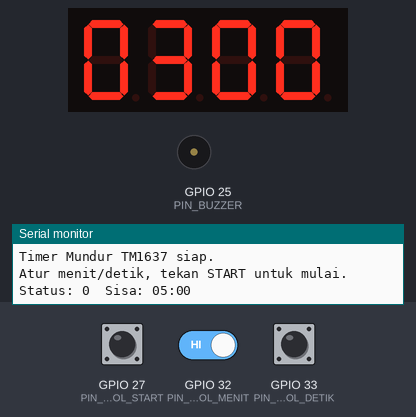
Simulated run of this sketch. Board: ESP32. Shown: 4-digit seven-segment display, buzzer (waves = sounding, pin HIGH), the last lines printed to the serial monitor. The test bench sets the inputs (shaded band); at power-on: GPIO 27 (PIN_TOMBOL_START) HIGH, GPIO 32 (PIN_TOMBOL_MENIT) HIGH, GPIO 33 (PIN_TOMBOL_DETIK) HIGH.

Above: at 1.2 s.
1.3 s: GPIO 27 (PIN_TOMBOL_START) pulled LOW for 0.15 s
At 3.2 s:
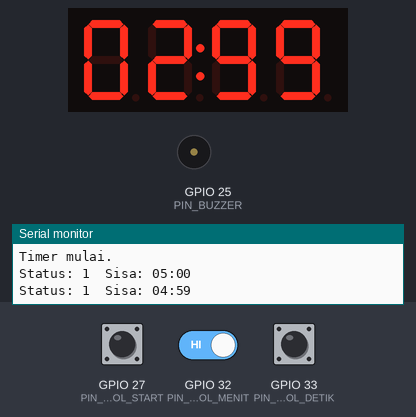
3.9 s: GPIO 27 (PIN_TOMBOL_START) pulled LOW for 1 s
At 6.1 s:
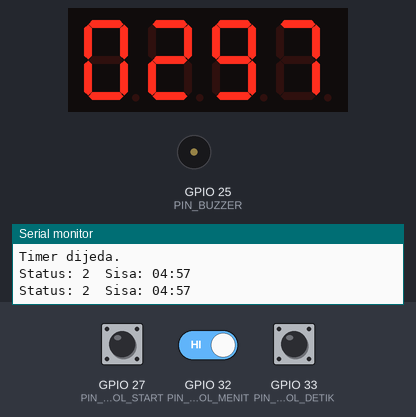
6.4 s: GPIO 27 (PIN_TOMBOL_START) pulled LOW for 0.15 s
At 8.3 s:
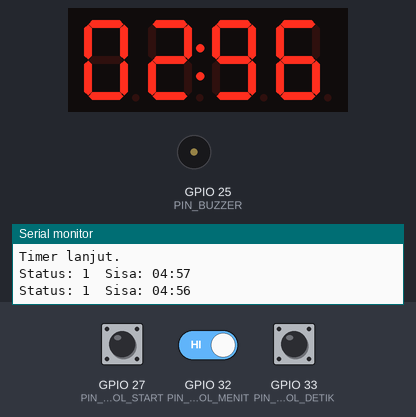
9.5 s: GPIO 27 (PIN_TOMBOL_START) driven LOW and GPIO 32 (PIN_TOMBOL_MENIT) driven LOW
At 12.1 s:
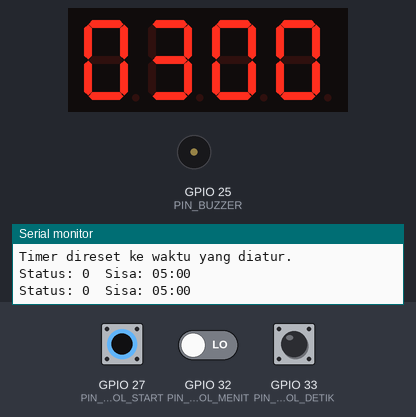
12.5 s: GPIO 33 (PIN_TOMBOL_DETIK) pulled LOW for 0.15 s
At 13.8 s:
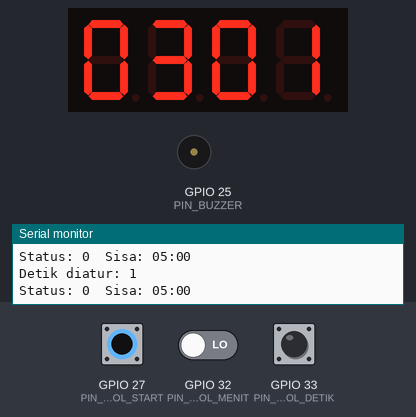
14.1 s: GPIO 33 (PIN_TOMBOL_DETIK) pulled LOW for 1 s
At 16.4 s:
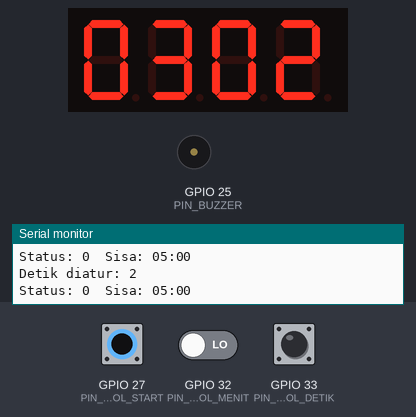
Timing chart, 0 to 17.6 s (numbered marks = the images above; inputs shaded):
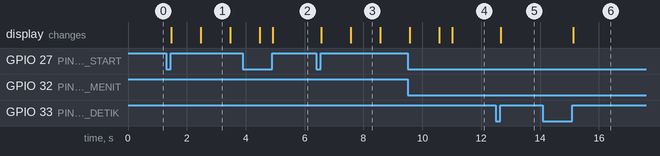

Measured:
- after the input at 1.3 s, the display: first changes after 0.17 s (image 1 shows a later state)
- after the input at 6.4 s, the display: first changes after 0.17 s (image 3 shows a later state)
- after the input at 12.5 s, the display: changes after 0.17 s (image 5)
- after the input at 14.1 s, the display: changes after 1.0 s (image 6)

The sketch:

TimerMundurTm1637.ino
```cpp
// TimerMundurTm1637.ino — Timer mundur MM:SS dengan modul TM1637
//
// ESP32 DevKit menghitung mundur dari waktu yang diatur lewat tiga
// tombol, menampilkan MM:SS di modul 7-segmen TM1637, dan membunyikan
// buzzer aktif saat hitungan mencapai nol. Tombol START/STOP menjeda
// dan melanjutkan hitungan; tahan tombol itu 1,5 detik untuk kembali
// ke mode atur (reset) dengan waktu yang sama seperti sebelum jalan.
//
// Library yang dipakai:
//   - TM1637 1.2.0 (Avishorp) — driver modul 4 digit 7-segmen TM1637.
//     Pasang lewat Library Manager Arduino IDE / arduino-cli:
//     arduino-cli lib install "TM1637"
//     (header yang dipakai: TM1637Display.h, kelas TM1637Display)
//
// Perilaku tombol (semua aktif LOW, INPUT_PULLUP):
//   - SET menit  : tiap tekan +1 menit (0..99, lalu kembali ke 0).
//   - SET detik  : tiap tekan +1 detik (0..59, lalu kembali ke 0).
//   - START/STOP : tekan singkat = mulai / jeda / lanjut.
//                  tahan 1,5 detik saat jeda atau selesai = reset ke
//                  waktu yang diatur (mode atur).
//   - Saat timer selesai: buzzer bunyi 3 kali, layar berkedip 00:00.
//     Tekan SET menit atau SET detik untuk kembali mengatur waktu.

#include <TM1637Display.h>

// ---------------- Pin ----------------
const uint8_t PIN_TM1637_CLK = 18;    // CLK modul TM1637
const uint8_t PIN_TM1637_DIO = 19;    // DIO modul TM1637
const uint8_t PIN_TOMBOL_MENIT = 32;  // SET menit, aktif LOW
const uint8_t PIN_TOMBOL_DETIK = 33;  // SET detik, aktif LOW
const uint8_t PIN_TOMBOL_START = 27;  // START/STOP, aktif LOW
const uint8_t PIN_BUZZER = 25;        // buzzer aktif, HIGH = bunyi

// ---------------- Konstanta waktu ----------------
const uint8_t MENIT_MAKSIMAL = 99;      // menit tertinggi yang bisa diatur
const uint8_t DETIK_MAKSIMAL = 59;      // detik tertinggi yang bisa diatur
const uint8_t DETIK_PER_MENIT = 60;     // 60 detik = 1 menit
const uint8_t KECERAHAN_LAYAR = 7;      // 0..7, 7 = paling terang
const uint8_t BIT_TITIK_DUA = 0x40;     // bit colon (tengah) TM1637

// ---------------- Konstanta tombol ----------------
const unsigned long DEBOUNCE_TOMBOL_MS = 50;    // abaikan pantulan tombol
const unsigned long TAHAN_RESET_MS = 1500;      // tahan START = reset
const unsigned long JEDA_ANTAR_BUNYI_MS = 300;  // jeda antar bunyi selesai
const uint8_t JUMLAH_BUNYI_SELESAI = 3;         // buzzer bunyi 3 kali

// ---------------- Konstanta hitung mundur ----------------
const unsigned long INTERVAL_TIK_MS = 1000;  // 1 detik per hitungan
const unsigned long INTERVAL_STATUS_MS = 1000;  // status Serial tiap 1 detik
const unsigned long BAUD_SERIAL = 115200;

// ---------------- Status timer ----------------
enum StatusTimer : uint8_t {
  STATUS_ATUR,     // mengatur menit/detik, timer belum jalan
  STATUS_JALAN,    // hitung mundur berjalan
  STATUS_JEDA,     // hitung mundur dijeda
  STATUS_SELESAI,  // hitungan nol, buzzer sudah bunyi
};

TM1637Display layar(PIN_TM1637_CLK, PIN_TM1637_DIO);

StatusTimer status = STATUS_ATUR;
uint8_t menitDiatur = 5;    // waktu yang diatur (menit), awal 05:00
uint8_t detikDiatur = 0;    // waktu yang diatur (detik)
uint16_t sisaDetik = 0;     // sisa hitungan dalam detik
unsigned long waktuTikTerakhir = 0;      // millis() saat detik terakhir berkurang
unsigned long waktuStatusTerakhir = 0;   // millis() status terakhir dikirim

// Status tombol (debounce + deteksi tekan singkat / tahan).
struct StatusTombol {
  uint8_t pin;
  bool ditekanSebelumnya;      // level LOW yang stabil sebelumnya
  unsigned long waktuPerubahan;  // millis() saat level stabil terakhir berubah
  unsigned long waktuTekanMulai;  // millis() saat tombol mulai ditekan
  bool tahanDiproses;          // tahan sudah diproses (jangan ulang)
};

StatusTombol tombolMenit = {PIN_TOMBOL_MENIT, false, 0, 0, false};
StatusTombol tombolDetik = {PIN_TOMBOL_DETIK, false, 0, 0, false};
StatusTombol tombolStart = {PIN_TOMBOL_START, false, 0, 0, false};

// ---------------- Tampilan ----------------
// Tampilkan menit:detik di TM1637. Titik dua menyala saat jalan,
// berkedip saat selesai, mati saat mengatur.
void tampilkanWaktu(uint8_t menit, uint8_t detik, bool titikDuaNyala) {
  const uint16_t angka = menit * DETIK_PER_MENIT + detik;
  const uint8_t titik = titikDuaNyala ? BIT_TITIK_DUA : 0;
  layar.showNumberDecEx(angka, titik, true, 4, 0);
}

void tampilkanSisa() {
  const uint8_t menit = sisaDetik / DETIK_PER_MENIT;
  const uint8_t detik = sisaDetik % DETIK_PER_MENIT;
  tampilkanWaktu(menit, detik, status == STATUS_JALAN);
}

void tampilkanWaktuDiatur() {
  tampilkanWaktu(menitDiatur, detikDiatur, false);
}

// ---------------- Buzzer ----------------
void bunyiBuzzer(unsigned long durasiMs) {
  digitalWrite(PIN_BUZZER, HIGH);
  delay(durasiMs);
  digitalWrite(PIN_BUZZER, LOW);
}

// Bunyi 3 kali saat timer selesai, layar berkedip 00:00.
void bunyiSelesai() {
  for (uint8_t i = 0; i < JUMLAH_BUNYI_SELESAI; i++) {
    bunyiBuzzer(JEDA_ANTAR_BUNYI_MS);
    tampilkanWaktu(0, 0, false);
    delay(JEDA_ANTAR_BUNYI_MS);
    tampilkanWaktu(0, 0, true);
    delay(JEDA_ANTAR_BUNYI_MS);
  }
}

// ---------------- Tombol ----------------
// Perbarui satu tombol; kembalikan true bila baru saja ditekan singkat
// (dilepas sebelum batas tahan). Tahan panjang diproses di sini juga.
bool perbaruiTombol(StatusTombol &tombol, bool saatTahan) {
  const bool ditekan = digitalRead(tombol.pin) == LOW;
  const unsigned long sekarang = millis();
  bool tekanSingkat = false;

  if (ditekan != tombol.ditekanSebelumnya) {
    // Level berubah — tunggu sampai stabil (debounce).
    if (sekarang - tombol.waktuPerubahan >= DEBOUNCE_TOMBOL_MS) {
      tombol.ditekanSebelumnya = ditekan;
      tombol.waktuPerubahan = sekarang;
      if (ditekan) {
        tombol.waktuTekanMulai = sekarang;
        tombol.tahanDiproses = false;
      } else if (!tombol.tahanDiproses) {
        // Dilepas sebelum batas tahan = tekan singkat.
        tekanSingkat = true;
      }
    }
  } else if (ditekan && !tombol.tahanDiproses &&
             sekarang - tombol.waktuTekanMulai >= TAHAN_RESET_MS) {
    tombol.tahanDiproses = true;
    if (saatTahan) {
      resetKeModeAtur();
    }
  }
  return tekanSingkat;
}

// Kembali ke mode atur dengan waktu yang sama seperti sebelum jalan.
void resetKeModeAtur() {
  status = STATUS_ATUR;
  sisaDetik = menitDiatur * DETIK_PER_MENIT + detikDiatur;
  tampilkanWaktuDiatur();
  Serial.println("Timer direset ke waktu yang diatur.");
}

// ---------------- Logika tombol ----------------
void tanganiTombolMenit() {
  if (perbaruiTombol(tombolMenit, false)) {
    if (status == STATUS_SELESAI) {
      status = STATUS_ATUR;
    }
    if (status == STATUS_ATUR) {
      menitDiatur = (menitDiatur >= MENIT_MAKSIMAL) ? 0 : menitDiatur + 1;
      tampilkanWaktuDiatur();
      Serial.print("Menit diatur: ");
      Serial.println(menitDiatur);
    }
  }
}

void tanganiTombolDetik() {
  if (perbaruiTombol(tombolDetik, false)) {
    if (status == STATUS_SELESAI) {
      status = STATUS_ATUR;
    }
    if (status == STATUS_ATUR) {
      detikDiatur = (detikDiatur >= DETIK_MAKSIMAL) ? 0 : detikDiatur + 1;
      tampilkanWaktuDiatur();
      Serial.print("Detik diatur: ");
      Serial.println(detikDiatur);
    }
  }
}

void tanganiTombolStart() {
  if (perbaruiTombol(tombolStart, true)) {
    switch (status) {
      case STATUS_ATUR:
        if (menitDiatur == 0 && detikDiatur == 0) {
          Serial.println("Waktu masih 00:00 — atur dulu sebelum mulai.");
          return;
        }
        sisaDetik = menitDiatur * DETIK_PER_MENIT + detikDiatur;
        status = STATUS_JALAN;
        waktuTikTerakhir = millis();
        tampilkanSisa();
        Serial.println("Timer mulai.");
        break;
      case STATUS_JALAN:
        status = STATUS_JEDA;
        tampilkanSisa();
        Serial.println("Timer dijeda.");
        break;
      case STATUS_JEDA:
        status = STATUS_JALAN;
        waktuTikTerakhir = millis();
        tampilkanSisa();
        Serial.println("Timer lanjut.");
        break;
      case STATUS_SELESAI:
        resetKeModeAtur();
        break;
    }
  }
}

// ---------------- Hitung mundur ----------------
void hitungMundur() {
  if (status != STATUS_JALAN) {
    return;
  }
  const unsigned long sekarang = millis();
  if (sekarang - waktuTikTerakhir < INTERVAL_TIK_MS) {
    return;
  }
  waktuTikTerakhir = sekarang;
  if (sisaDetik > 0) {
    sisaDetik--;
  }
  tampilkanSisa();
  if (sisaDetik == 0) {
    status = STATUS_SELESAI;
    Serial.println("Waktu habis!");
    bunyiSelesai();
    tampilkanWaktu(0, 0, true);
  }
}

// Tampilkan status MM:SS di Serial Monitor tiap 1 detik.
void kirimStatusSerial() {
  const unsigned long sekarang = millis();
  if (sekarang - waktuStatusTerakhir < INTERVAL_STATUS_MS) {
    return;
  }
  waktuStatusTerakhir = sekarang;
  const uint8_t menit = sisaDetik / DETIK_PER_MENIT;
  const uint8_t detik = sisaDetik % DETIK_PER_MENIT;
  Serial.print("Status: ");
  Serial.print(status);
  Serial.print("  Sisa: ");
  if (menit < 10) {
    Serial.print('0');
  }
  Serial.print(menit);
  Serial.print(':');
  if (detik < 10) {
    Serial.print('0');
  }
  Serial.println(detik);
}

void setup() {
  Serial.begin(BAUD_SERIAL);
  pinMode(PIN_TOMBOL_MENIT, INPUT_PULLUP);
  pinMode(PIN_TOMBOL_DETIK, INPUT_PULLUP);
  pinMode(PIN_TOMBOL_START, INPUT_PULLUP);
  pinMode(PIN_BUZZER, OUTPUT);
  digitalWrite(PIN_BUZZER, LOW);

  layar.setBrightness(KECERAHAN_LAYAR);
  sisaDetik = menitDiatur * DETIK_PER_MENIT + detikDiatur;
  tampilkanWaktuDiatur();

  Serial.println("Timer Mundur TM1637 siap.");
  Serial.println("Atur menit/detik, tekan START untuk mulai.");
}

void loop() {
  tanganiTombolMenit();
  tanganiTombolDetik();
  tanganiTombolStart();
  hitungMundur();
  kirimStatusSerial();
}
```
